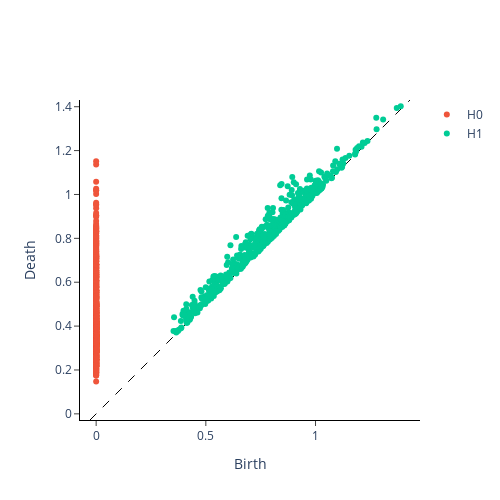

The code cell stored with this chart in its notebook:
### Markdown cell above
### Abstract Topological Information
By using Vietoris-Rips algo. to understand the shape of the dataset i.e. by persistent homology shape is determined

### Code cell
vr = VietorisRipsPersistence(collapse_edges=True, homology_dimensions=[0,1], n_jobs=-1)

vr.fit_transform_plot(x_scaled.reshape(1, *x_scaled.shape))

### Figure 1 — Plotly figure (JSON) as saved in the notebook; plotly's stock layout.template omitted (floating-point values rounded to 4 significant figures; data arrays with more than 128 entries replaced by an {"elided": "..."} marker saying what was removed)
{"data": [{"hoverinfo": "none", "line": {"color": "black", "dash": "dash", "width": 1}, "mode": "lines", "showlegend": false, "type": "scatter", "x": [-0.02805, 1.431], "y": [-0.02805, 1.431]}, {"hoverinfo": "text", "hovertext": {"elided": "1079 str values"}, "mode": "markers", "name": "H0", "type": "scatter", "x": {"elided": "1079 int values"}, "y": {"elided": "1079 float values"}}, {"hoverinfo": "text", "hovertext": {"elided": "562 str values"}, "mode": "markers", "name": "H1", "type": "scatter", "x": {"elided": "562 float values"}, "y": {"elided": "562 float values"}}], "layout": {"height": 500, "plot_bgcolor": "white", "width": 500, "xaxis": {"autorange": false, "exponentformat": "e", "linecolor": "black", "linewidth": 1, "mirror": false, "range": [-0.02805, 1.431], "showexponent": "all", "showline": true, "side": "bottom", "ticks": "outside", "title": {"text": "Birth"}, "type": "linear", "zeroline": true}, "yaxis": {"autorange": false, "exponentformat": "e", "linecolor": "black", "linewidth": 1, "mirror": false, "range": [-0.02805, 1.431], "scaleanchor": "x", "scaleratio": 1, "showexponent": "all", "showline": true, "side": "left", "ticks": "outside", "title": {"text": "Death"}, "type": "linear", "zeroline": true}}}
